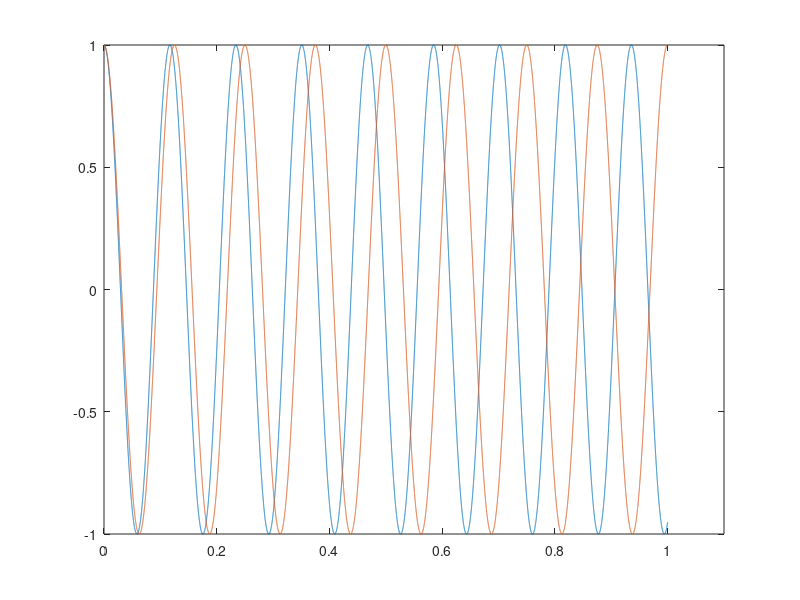

This figure's MATLAB source:
freq = 8.55;

fc = 44100;

sinc = 1/fc;
nsamples = fc;
freqn = 8;
dur = nsamples*sinc;

t = [0:sinc:dur-sinc];

last = size(t, 2);

y = exp(i*2*pi*freq*t);
yn = exp(i*2*pi*freqn*t);

y(last)

ylast = exp(i*2*pi*freq*t(last))
freqr = freqn+(arg(ylast)/(2*pi*t(last)))

plot(t, real(y), t, real(yn))
axis([0 1.1 -1 1])